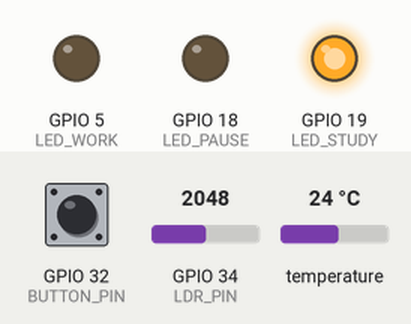
The sketch below on a simulated ESP32. Shown: output pins drawn as LEDs (lit = HIGH). Dashed ring = blinking. The inputs (shaded band) are chosen by the test bench; at power-on: GPIO 32 (BUTTON_PIN) HIGH, GPIO 34 (LDR_PIN) = 2048, temperature 24 °C. WiFi joins after 1.5 s; servers stay silent unless stated; no MQTT or app messages arrive unless stated; what the sketch prints to the serial monitor is not drawn.

Above: at 2.9 s.
3.0 s: GPIO 32 (BUTTON_PIN) pulled LOW for 3.2 s
At 6.6 s:
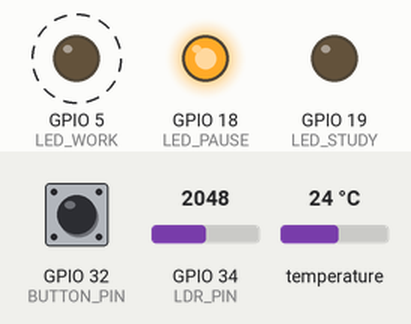
9.2 s: GPIO 32 (BUTTON_PIN) pulled LOW for 0.15 s
At 10.5 s:
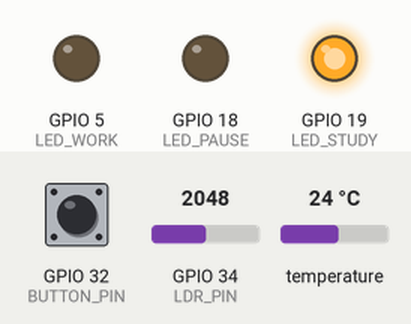
19.1 s: GPIO 32 (BUTTON_PIN) pulled LOW for 1 s
At 19.7 s:
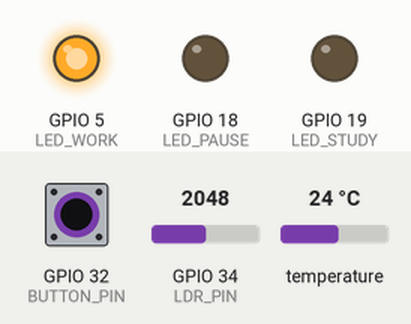
Timing chart, 0 to 22.1 s (numbered marks = the images above; inputs shaded):
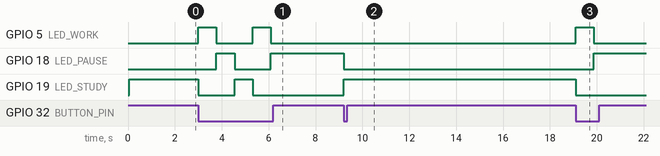

The sketch:

sketch.ino
```cpp
#include <WiFi.h>
#include <PubSubClient.h>
#include <ArduinoJson.h>
#include <OneWire.h>
#include <DallasTemperature.h>

// Configuração
const char* ssid = "Wokwi-GUEST";
const char* password = "";

// Coloque o endereço IP público da VM
const char* mqtt_server = "4.229.225.150";
const int mqtt_port = 1883;

// Topic que o IoT-Agent MQTT espera
const String deviceId = "futurepath-gs";
const String pubTopic = "/json/" + deviceId;
const String subTopic = "/commands/" + deviceId;

// Hardware
#define BUTTON_PIN 32
#define LED_STUDY 19
#define LED_WORK  5
#define LED_PAUSE 18

// DS18B20
#define ONE_WIRE_BUS 4
OneWire oneWire(ONE_WIRE_BUS);
DallasTemperature sensors(&oneWire);

// LDR
#define LDR_PIN 34

String modes[] = {"study", "work", "pause"};
int modeIndex = 0;

unsigned long lastPress = 0;
unsigned long lastSend = 0;

// MQTT / WIFI
WiFiClient espClient;
PubSubClient client(espClient);

// Para gerar clientId único
String makeClientId() {
  String id = "futurepath";
  id += String((uint32_t)ESP.getEfuseMac(), HEX);
  return id;
}

// Funções
void connectWiFi() {
  Serial.print("Conectando ao WiFi...");
  WiFi.begin(ssid, password);
  unsigned long started = millis();
  while (WiFi.status() != WL_CONNECTED) {
    delay(200);
    Serial.print(".");
    if (millis() - started > 15000) { // tenta 15s antes de continuar
      Serial.println();
      Serial.println("Ainda tentando conectar...");
      started = millis();
    }
  }
  Serial.println();
  Serial.print("WiFi conectado. IP: ");
  Serial.println(WiFi.localIP());
}

void handleCommand(const JsonDocument &cmd) {
  if (cmd.containsKey("led") && cmd.containsKey("value")) {
    String led = cmd["led"].as<String>();
    int val = cmd["value"].as<int>();
    if (led == "study") digitalWrite(LED_STUDY, val);
    if (led == "work")  digitalWrite(LED_WORK, val);
    if (led == "pause") digitalWrite(LED_PAUSE, val);
    Serial.printf("Comando LED: %s -> %d\n", led.c_str(), val);
  }
  if (cmd.containsKey("mode")) {
    String m = cmd["mode"].as<String>();
    for (int i=0;i<3;i++){
      if (m == modes[i]) {
        modeIndex = i;
        updateLEDs();
        Serial.printf("Modo alterado via comando para: %s\n", m.c_str());
      }
    }
  }
}

void mqttCallback(char* topic, byte* payload, unsigned int length) {
  // Converte payload em string e tenta parsear JSON
  String message;
  for (unsigned int i = 0; i < length; i++) message += (char)payload[i];

  Serial.print("Mensagem recebida em ");
  Serial.print(topic);
  Serial.print(": ");
  Serial.println(message);

  StaticJsonDocument<256> doc;
  DeserializationError err = deserializeJson(doc, message);
  if (err) {
    Serial.print("Erro parse JSON comando: ");
    Serial.println(err.c_str());
    return;
  }
  handleCommand(doc);
}

void reconnectMQTT() {
  if (WiFi.status() != WL_CONNECTED) connectWiFi();

  client.setServer(mqtt_server, mqtt_port);
  client.setCallback(mqttCallback);

  while (!client.connected()) {
    String clientId = makeClientId();
    Serial.print("Conectando MQTT...");
    if (client.connect(clientId.c_str())) {
      Serial.println("conectado");
      // Inscrever tópico de comando
      client.subscribe(subTopic.c_str());
      Serial.print("Inscrito em: ");
      Serial.println(subTopic);
    } else {
      Serial.print("falhou, rc=");
      Serial.print(client.state());
      Serial.println(" tentando novamente em 2s");
      delay(2000);
    }
  }
}

void updateLEDs() {
  digitalWrite(LED_STUDY, modeIndex == 0 ? HIGH : LOW);
  digitalWrite(LED_WORK,  modeIndex == 1 ? HIGH : LOW);
  digitalWrite(LED_PAUSE, modeIndex == 2 ? HIGH : LOW);
}

void sendContext(const char* evt) {
  StaticJsonDocument<300> doc;

  sensors.requestTemperatures();
  float temperature = sensors.getTempCByIndex(0);
  if (temperature == DEVICE_DISCONNECTED_C) temperature = NAN;

  int ldrValue = analogRead(LDR_PIN);
  float lux = (ldrValue / 4095.0) * 1000.0;

  doc["deviceId"] = deviceId;
  doc["event"] = evt;
  doc["mode"] = modes[modeIndex];
  if (!isnan(temperature)) doc["temperature"] = temperature;
  doc["lux"] = lux;
  doc["timestamp"] = millis();

  char output[300];
  size_t len = serializeJson(doc, output);
  bool ok = client.publish(pubTopic.c_str(), output, len);
  if (!ok) {
    Serial.println("Falha ao publicar MQTT");
  } else {
    Serial.print("Publicado em ");
    Serial.print(pubTopic);
    Serial.print(" -> ");
    Serial.println(output);
  }
}

// Setup/Loop
void setup() {
  Serial.begin(115200);
  delay(50);

  pinMode(BUTTON_PIN, INPUT_PULLUP);

  pinMode(LED_STUDY, OUTPUT);
  pinMode(LED_WORK, OUTPUT);
  pinMode(LED_PAUSE, OUTPUT);
  updateLEDs();

  sensors.begin();

  connectWiFi();

  client.setServer(mqtt_server, mqtt_port);
  client.setCallback(mqttCallback);
  reconnectMQTT();

  lastSend = millis();
}

void loop() {
  if (!client.connected()) reconnectMQTT();
  client.loop();

  // Botão para trocar o modo
  if (digitalRead(BUTTON_PIN) == LOW && millis() - lastPress > 400) {
    lastPress = millis();
    modeIndex = (modeIndex + 1) % 3;
    updateLEDs();
    sendContext("context_change");
  }

  // Envio a cada 5s
  if (millis() - lastSend >= 5000) {
    lastSend = millis();
    sendContext("periodic_update");
  }
}
```

Measured:
- after the input at 3.0 s, GPIO 5 (LED_WORK): alternates HIGH for 0.77 s and LOW for 1.5 s, 4 changes in all, then stays LOW, starting at once; GPIO 18 (LED_PAUSE): LOW → HIGH after 0.77 s, → LOW 0.77 s later, → HIGH 1.5 s later; GPIO 19 (LED_STUDY): HIGH → LOW at once, → HIGH 1.5 s later, → LOW 0.77 s later
- after the input at 9.2 s, GPIO 18 (LED_PAUSE): HIGH → LOW at once; GPIO 19 (LED_STUDY): LOW → HIGH at once
- after the input at 19.1 s, GPIO 5 (LED_WORK): LOW → HIGH at once, → LOW 0.77 s later; GPIO 18 (LED_PAUSE): LOW → HIGH after 0.77 s; GPIO 19 (LED_STUDY): HIGH → LOW at once
